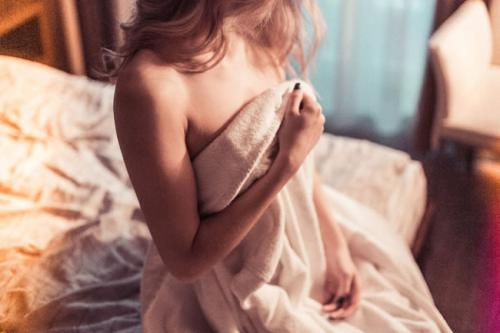
#> input picture openCV/girl.jpg, 500 x 333 px
$ python '通道分离.py'
#> lines starting #> are read from the running program, lines starting #| are printed output that depends on the picture
import cv2 as cv
src = cv.imread("../girl.jpg")
#> src is the input picture: shape (333, 500, 3); mean B, G, R 122.3, 132.3, 167.8
'''通道分离'''
b, g, r = cv.split(src)
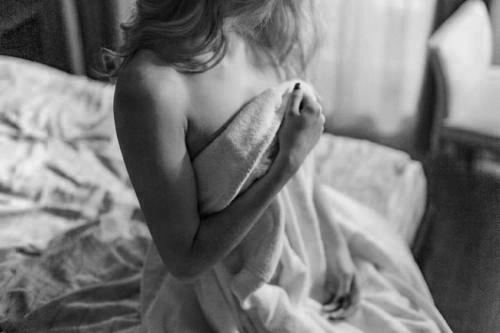
#> b: shape (333, 500); min 0, max 243, mean 122.3
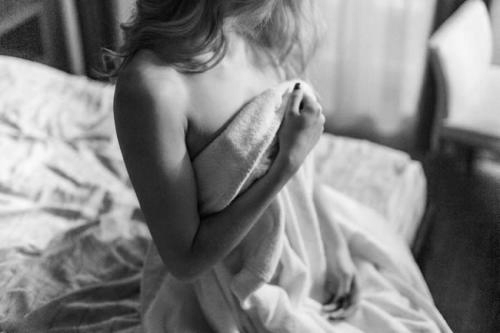
#> g: shape (333, 500); min 0, max 251, mean 132.3
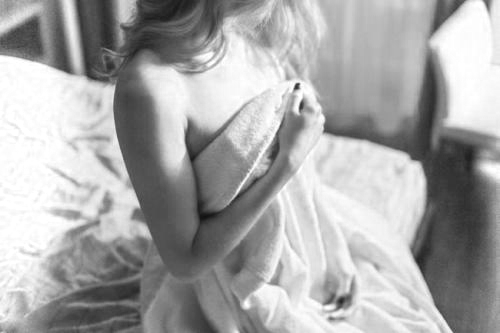
#> r: shape (333, 500); min 16, max 255, mean 167.8
cv.imshow("b", b)
cv.imshow("g", g)
cv.imshow("r", r)
'''将图片的3通道置为0'''
src[:, :, 2] = 0
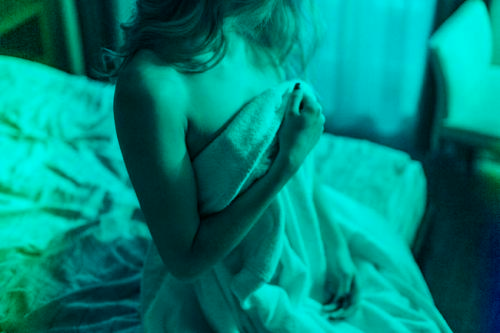
#> src: shape (333, 500, 3); mean B, G, R 122.3, 132.3, 0
cv.imshow("image", src)
src = cv.merge([b, g, r])
'''将图片通道合并'''
cv.imshow("merge", src)
cv.waitKey(0)
cv.destroyAllWindows()
